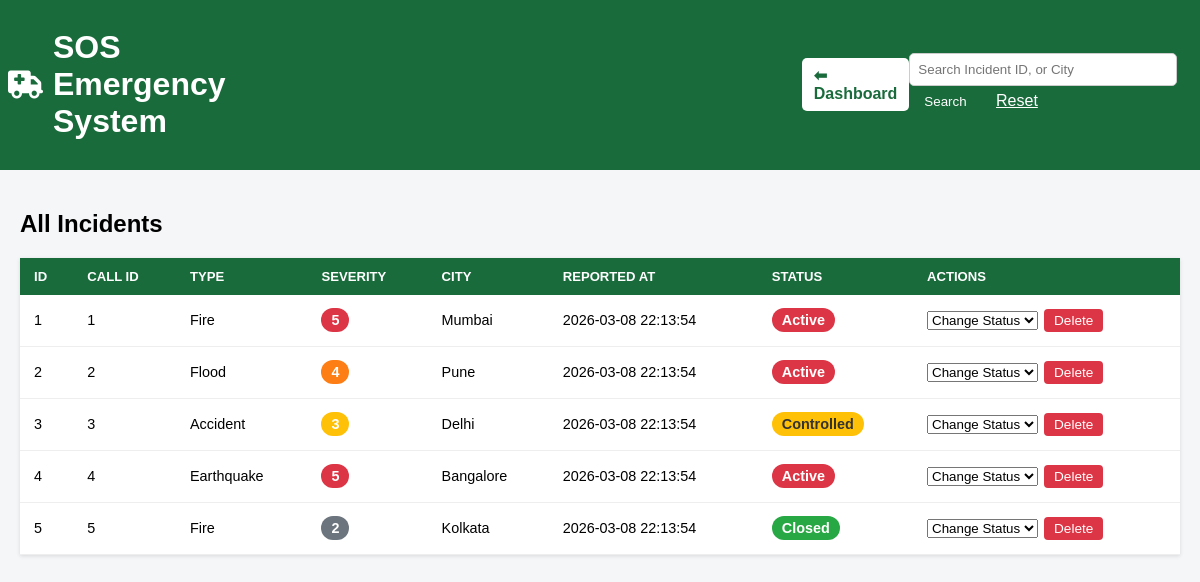
The app's page /Fronted_/display_incidents.php with its own data.
### tables this page shows
CREATE TABLE `incident` (
  `Incident_ID` int(11) NOT NULL,
  `Trigger_Call_ID` int(11) NOT NULL,
  `Type` enum('Fire','Flood','Accident','Earthquake','Other') NOT NULL,
  `Severity` tinyint(4) NOT NULL CHECK (`Severity` between 1 and 5),
  `City` varchar(100) NOT NULL,
  `Reported_At` datetime NOT NULL DEFAULT current_timestamp(),
  `Status` enum('Active','Controlled','Closed') NOT NULL DEFAULT 'Active'
);

### Fronted_/display_incidents.php (the view, shortened to what this page needs)
<?php
require_once "db_connect.php";
$search = "";
if($search != ""){
$sql = "
SELECT
    Incident_ID,
    Trigger_Call_ID,
    Type,
    Severity,
    City,
    Reported_At,
    Status
FROM INCIDENT
WHERE
    Incident_ID LIKE '%$search%' OR
    Type LIKE '%$search%' OR
    City LIKE '%$search%'
ORDER BY Reported_At DESC
";
}
else{
$sql = "
SELECT
    Incident_ID,
    Trigger_Call_ID,
    Type,
    Severity,
    City,
    Reported_At,
    Status
FROM INCIDENT
ORDER BY Reported_At DESC
";
}
$result = $conn->query($sql);
$incidents = [];
if($result){
    $incidents = $result->fetch_all(MYSQLI_ASSOC);
}
?>
<!DOCTYPE html>
<html lang="en">
<head>
<link rel="stylesheet" href="https://cdnjs.cloudflare.com/ajax/libs/font-awesome/6.5.0/css/all.min.css">
</head>
<body>
<header>
<div class="logo-area">
<i class="fa-solid fa-truck-medical logo"></i>
<h1>SOS Emergency System</h1>
</div>
<a href="index.php" class="back-btn">⬅ Dashboard</a>
<form method="GET" class="search-form">
<input type="text"
name="search"
placeholder="Search Incident ID, or City"
value="<?= htmlspecialchars($search ?? '') ?>"
style="padding:8px;width:250px;border:1px solid #ccc;border-radius:5px;">
<button type="submit"
style="padding:8px 15px;background:#1a6b3c;color:white;border:none;border-radius:5px;">
Search
</button>
<a href="display_incidents.php"
style="margin-left:10px;color:white;">Reset</a>
</form>
</header>
<div style="padding:20px;">
<h2>All Incidents</h2>
<table>
<thead>
<tr>
    <th>ID</th>
    <th>Call ID</th>
    <th>Type</th>
    <th>Severity</th>
    <th>City</th>
    <th>Reported At</th>
    <th>Status</th>
    <th>Actions</th>
</tr>
</thead>
<tbody>
<?php if(empty($incidents)): ?>
<tr>
    <td colspan="8" style="text-align:center; padding:20px;">No incidents found.</td>
</tr>
<?php else: ?>
<?php foreach($incidents as $inc): ?>
<tr id="incident-<?= $inc['Incident_ID'] ?>">
    <td><?= $inc['Incident_ID'] ?></td>
    <td><?= $inc['Trigger_Call_ID'] ?></td>
    <td><?= htmlspecialchars($inc['Type']) ?></td>
    <td><span class="severity sev-<?= $inc['Severity'] ?>"><?= $inc['Severity'] ?></span></td>
    <td><?= htmlspecialchars($inc['City']) ?></td>
    <td><?= $inc['Reported_At'] ?></td>
    <td><span class="status status-<?= $inc['Status'] ?>"><?= $inc['Status'] ?></span></td>
    <td>
        <select onchange="updateStatus(<?= $inc['Incident_ID'] ?>, this.value)">
            <option value="">Change Status</option>
        </select>
        <button class="btn btn-delete" onclick="deleteIncident(<?= $inc['Incident_ID'] ?>)">Delete</button>
    </td>
</tr>
<?php endforeach; ?>
<?php endif; ?>
</tbody>
</table>
</body>
</html>

### Fronted_/display_incidents.php (style rules this page uses)
body { font-family:Arial, sans-serif; background:#f4f6f8; margin:0; }
header { background:#1a6b3c; color:white; padding:8px; display:flex; justify-content:space-between; align-items:center; }
.search-form input { padding:8px; width:200px; border:1px solid #ccc; border-radius:5px; }
.search-form button { padding:8px 15px; background:#145530; color:white; border:none; border-radius:5px; cursor:pointer; }
.back-btn { background:white; color:#1a6b3c; padding:8px 12px; border-radius:5px; text-decoration:none; font-weight:bold; margin-left:500px; }
table { width: 100%; border-collapse: collapse; background: #fff; box-shadow: 0 1px 4px rgba(0,0,0,0.12); }
th { background: #1a6b3c; color: #fff; padding: 11px 14px; text-align: left; font-size: 0.82rem; text-transform: uppercase; }
td { padding: 12px 14px; border-bottom: 1px solid #eee; font-size: 0.9rem; vertical-align: middle; }
.severity { font-weight: bold; padding: 4px 10px; border-radius: 12px; display: inline-block; color: #fff; }
.sev-2 { background: #6c757d; }
.sev-3 { background: #ffc107; }
.sev-4 { background: #fd7e14; }
.sev-5 { background: #dc3545; }
.status { font-weight: bold; padding: 4px 10px; border-radius: 12px; display: inline-block; color: #fff; }
.status-Active { background:#dc3545; }
.status-Controlled { background:#ffc107; color:#333; }
.status-Closed { background:#28a745; }
.btn { padding: 4px 10px; margin: 2px; border-radius: 4px; cursor: pointer; border: none; font-size: 0.85rem; }
.btn-delete { background: #dc3545; color: #fff; }
.logo-area { display:flex; align-items:center; gap:10px; }
.logo { font-size:28px; }

### records on screen
incident: Incident_ID "1", Trigger_Call_ID "1", Type "Fire", Severity "5", City "Mumbai", Reported_At "2026-03-08 22:13:54", Status "Active"
incident: Incident_ID "2", Trigger_Call_ID "2", Type "Flood", Severity "4", City "Pune", Reported_At "2026-03-08 22:13:54", Status "Active"
incident: Incident_ID "3", Trigger_Call_ID "3", Type "Accident", Severity "3", City "Delhi", Reported_At "2026-03-08 22:13:54", Status "Controlled"
incident: Incident_ID "4", Trigger_Call_ID "4", Type "Earthquake", Severity "5", City "Bangalore", Reported_At "2026-03-08 22:13:54", Status "Active"
incident: Incident_ID "5", Trigger_Call_ID "5", Type "Fire", Severity "2", City "Kolkata", Reported_At "2026-03-08 22:13:54", Status "Closed"
